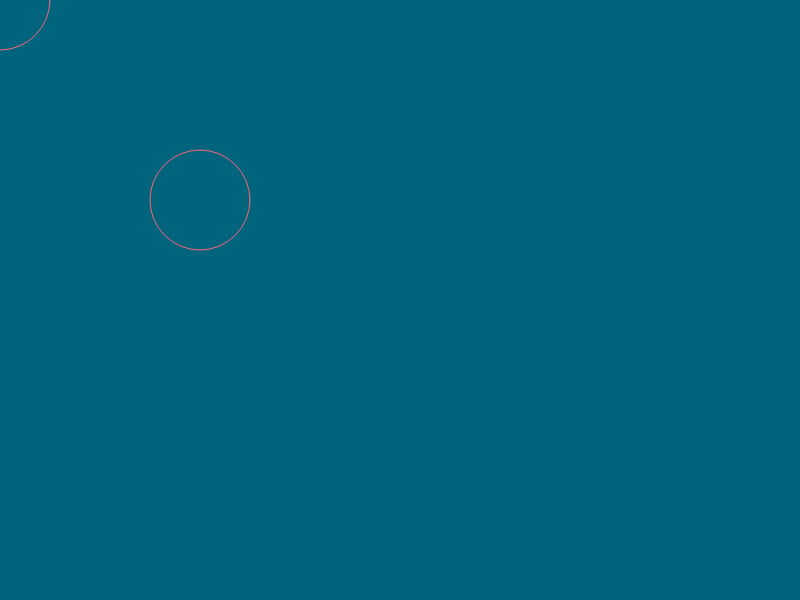
Frame 1 (no input)
Frame 60 (no input): identical to frame 1, image omitted
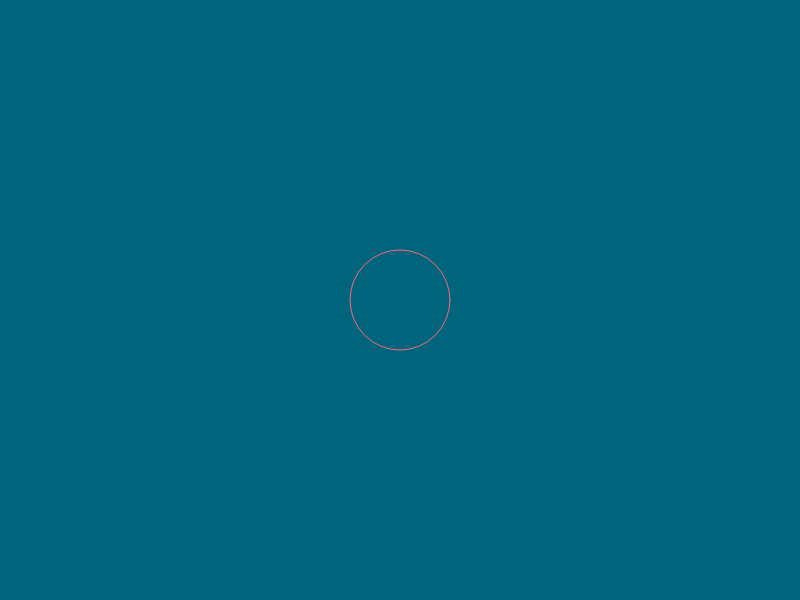
Frame 120 (the mouse pressed at the canvas centre since frame 60)

The p5.js sketch that drew these frames (run headless with seeded random() and noise() and a simulated clock; from frame 60 on, the mouse is pressed at the canvas centre):

// p5.js sketch
// ── sketch.js

function setup() {
  createCanvas(800, 600);
  noFill();
  stroke(255, 100, 124);
}

  function draw()
  {
  background(0,100,124)

    //ellipse(mouseX, mouseY, 50, 50);
    ellipse(mouseX, mouseY, 100, 100);
  


if (mouseX < 300) {
  ellipse(200, 200, 100, 100);
}

}
